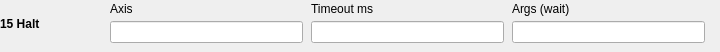
  <widget class="caFrame" name="editActionFrame15">
   <property name="geometry"><rect><x>180</x><y>578</y><width>720</width><height>52</height></rect></property>
   <property name="visibility"><enum>caFrame::Calc</enum></property>
   <property name="visibilityCalc"><string notr="true">A==15</string></property>
   <property name="channel" stdset="0"><string notr="true">$(SEQ_PFX)Edit-Action</string></property>
   <widget class="caLabel" name="editActionName15">
    <property name="geometry"><rect><x>0</x><y>2</y><width>105</width><height>43</height></rect></property>
    <property name="font"><font><bold>true</bold></font></property>
    <property name="wordWrap"><bool>true</bool></property>
    <property name="text"><string>15 Halt</string></property>
   </widget>
   <widget class="caLabel" name="editAxisLabelA15_0"><property name="geometry"><rect><x>110</x><y>0</y><width>193</width><height>18</height></rect></property><property name="text"><string>Axis</string></property></widget>
   <widget class="caTextEntry" name="editAxisA15_0"><property name="geometry"><rect><x>110</x><y>21</y><width>193</width><height>22</height></rect></property><property name="channel" stdset="0"><string notr="true">$(SEQ_PFX)Edit-Axis</string></property></widget>
   <widget class="caLabel" name="editTimeoutMsLabelA15_1"><property name="geometry"><rect><x>311</x><y>0</y><width>193</width><height>18</height></rect></property><property name="text"><string>Timeout ms</string></property></widget>
   <widget class="caTextEntry" name="editTimeoutMsA15_1"><property name="geometry"><rect><x>311</x><y>21</y><width>193</width><height>22</height></rect></property><property name="channel" stdset="0"><string notr="true">$(SEQ_PFX)Edit-TimeoutMs</string></property></widget>
   <widget class="caLabel" name="editArgsLabelA15_2"><property name="geometry"><rect><x>512</x><y>0</y><width>193</width><height>18</height></rect></property><property name="text"><string>Args (wait)</string></property></widget>
   <widget class="caTextEntry" name="editArgsA15_2"><property name="geometry"><rect><x>512</x><y>21</y><width>193</width><height>22</height></rect></property><property name="channel" stdset="0"><string notr="true">$(SEQ_PFX)Edit-Args</string></property><property name="formatType"><enum>caLineEdit::string</enum></property></widget>
  </widget>
